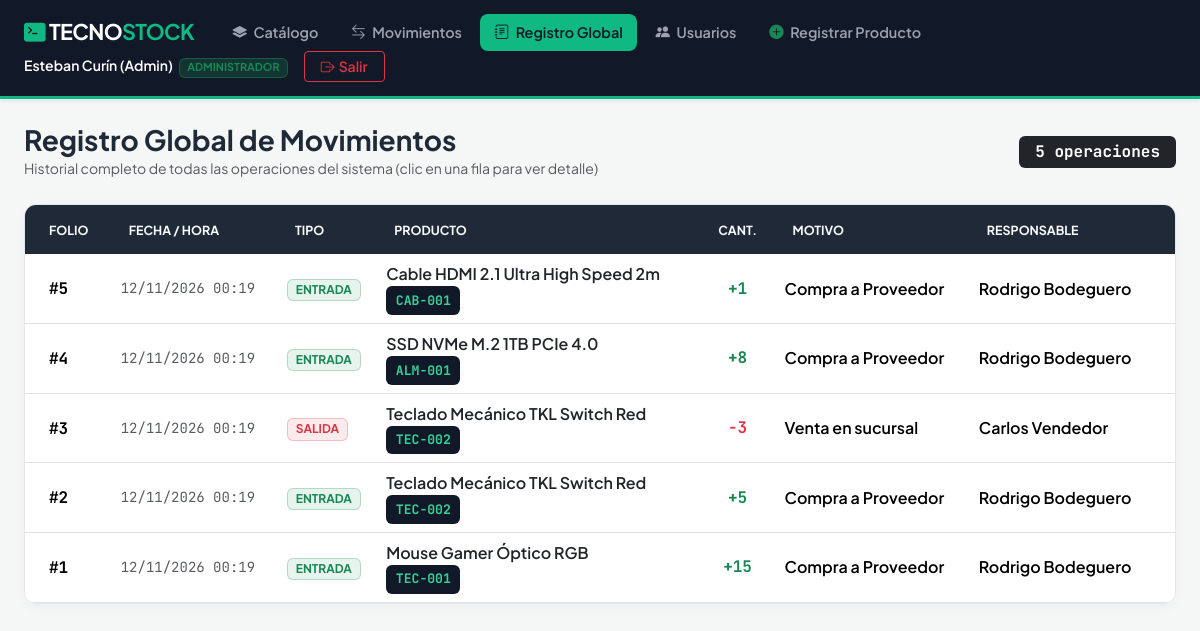
The page /historial_movimientos.php (signed in) on the database as committed earlier.
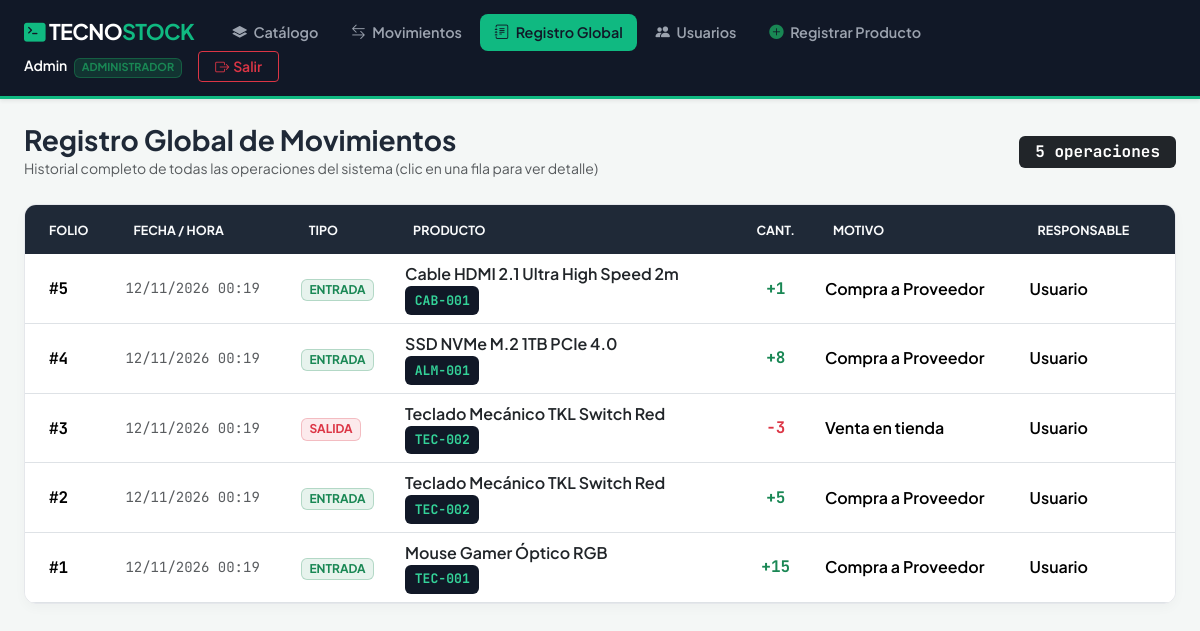
The same page on the database as committed later.
### tables this page shows
CREATE TABLE movimiento (
    id_movimiento INT AUTO_INCREMENT PRIMARY KEY,
    fecha_hora DATETIME NOT NULL DEFAULT CURRENT_TIMESTAMP,
    tipo TINYINT(1) NOT NULL CHECK (tipo IN (1, 2)),
    motivo VARCHAR(100) NOT NULL,
    cantidad INT NOT NULL CHECK (cantidad > 0),
    observacion VARCHAR(255) DEFAULT NULL,
    editado TINYINT(1) NOT NULL DEFAULT 0,
    fecha_edicion DATETIME DEFAULT NULL,
    id_producto INT NOT NULL,
    id_usuario INT NOT NULL,
    id_proveedor INT DEFAULT NULL,
    CONSTRAINT fk_movimiento_producto FOREIGN KEY (id_producto)
        REFERENCES producto(id_producto)
        ON UPDATE CASCADE
        ON DELETE RESTRICT,
    CONSTRAINT fk_movimiento_usuario FOREIGN KEY (id_usuario)
        REFERENCES usuario(id_usuario)
        ON UPDATE CASCADE
        ON DELETE RESTRICT,
    CONSTRAINT fk_movimiento_proveedor FOREIGN KEY (id_proveedor)
        REFERENCES proveedor(id_proveedor)
        ON UPDATE CASCADE
        ON DELETE RESTRICT
);

CREATE TABLE producto (
    id_producto INT AUTO_INCREMENT PRIMARY KEY,
    codigo VARCHAR(30) NOT NULL UNIQUE,
    nombre VARCHAR(120) NOT NULL,
    descripcion VARCHAR(255) DEFAULT NULL,
    imagen VARCHAR(255) DEFAULT NULL,
    precio INT NOT NULL CHECK (precio >= 0),
    stock_actual INT NOT NULL DEFAULT 0 CHECK (stock_actual >= 0),
    stock_minimo INT NOT NULL DEFAULT 0 CHECK (stock_minimo >= 0),
    estado TINYINT(1) NOT NULL DEFAULT 1,
    id_categoria INT NOT NULL,
    id_proveedor INT DEFAULT NULL,
    CONSTRAINT fk_producto_categoria FOREIGN KEY (id_categoria)
        REFERENCES categoria(id_categoria)
        ON UPDATE CASCADE
        ON DELETE RESTRICT,
    CONSTRAINT fk_producto_proveedor FOREIGN KEY (id_proveedor)
        REFERENCES proveedor(id_proveedor)
        ON UPDATE CASCADE
        ON DELETE RESTRICT
);

CREATE TABLE usuario (
    id_usuario INT AUTO_INCREMENT PRIMARY KEY,
    nombre VARCHAR(100) NOT NULL,
    correo VARCHAR(120) NOT NULL UNIQUE,
    clave VARCHAR(255) NOT NULL,
    rol TINYINT(1) NOT NULL DEFAULT 2 CHECK (rol IN (1, 2)),
    estado TINYINT(1) NOT NULL DEFAULT 1
);

### config/auth.php (called while the page is built, shortened)
<?php
function obtenerNombreRol(int $rol): string {
    return $rol === 1 ? 'Administrador' : 'Usuario';
}

### historial_movimientos.php (the view, shortened to what this page needs)
<?php
require_once 'config/conexion.php';
require_once 'config/auth.php';
$idUsuario     = (int)$_SESSION['id_usuario'];
$rolUsuario    = (int)$_SESSION['rol'];
$nombreUsuario = $_SESSION['nombre'];
$todosMovs = $pdo->query("
    SELECT m.*, p.codigo AS prod_codigo, p.nombre AS prod_nombre, p.imagen AS prod_imagen,
           u.nombre AS usuario_nombre, u.rol AS usuario_rol,
           pr.razon_social AS proveedor_nombre
    FROM movimiento m
    INNER JOIN producto p ON m.id_producto = p.id_producto
    INNER JOIN usuario u ON m.id_usuario = u.id_usuario
    LEFT JOIN proveedor pr ON m.id_proveedor = pr.id_proveedor
    ORDER BY m.fecha_hora DESC, m.id_movimiento DESC
")->fetchAll();
?>
<!DOCTYPE html>
<html lang="es">
<head>
    <link href="https://cdn.jsdelivr.net/npm/bootstrap@5.3.3/dist/css/bootstrap.min.css" rel="stylesheet">
    <link href="https://cdn.jsdelivr.net/npm/bootstrap-icons@1.11.3/font/bootstrap-icons.min.css" rel="stylesheet">
</head>
<body>
<header class="top-header sticky-top shadow-sm">
    <div class="container-fluid px-4 d-flex flex-wrap align-items-center justify-content-between">
        <div class="d-flex align-items-center gap-3 flex-wrap">
            <a href="index.php" class="brand-logo me-2"><i class="bi bi-terminal-fill brand-dot me-1"></i>TECNO<span class="brand-dot">STOCK</span></a>
            <nav class="d-flex gap-1 flex-wrap align-items-center">
                <a href="index.php" class="nav-pill-custom"><i class="bi bi-layers-fill me-1"></i> Catálogo</a>
                <a href="movimientos.php" class="nav-pill-custom"><i class="bi bi-arrow-left-right me-1"></i> Movimientos</a>
                <a href="historial_movimientos.php" class="nav-pill-custom active"><i class="bi bi-journal-text me-1"></i> Registro Global</a>
                <?php if ($rolUsuario === 1): ?>
                    <a href="usuarios.php" class="nav-pill-custom"><i class="bi bi-people-fill me-1"></i> Usuarios</a>
                    <a href="producto_form.php" class="nav-pill-custom"><i class="bi bi-plus-circle-fill me-1 text-success"></i> Registrar Producto</a>
                <?php endif; ?>
            </nav>
        </div>
        <div class="d-flex align-items-center gap-3">
            <span class="text-white small fw-semibold d-none d-md-inline">
                <?= htmlspecialchars($nombreUsuario) ?>
                <span class="badge bg-success bg-opacity-25 text-success border border-success border-opacity-50 ms-1" style="font-size: 0.68rem;">
                    <?= strtoupper(obtenerNombreRol($rolUsuario)) ?>
                </span>
            </span>
            <a href="logout.php" class="btn btn-sm btn-outline-danger px-3 fw-semibold"><i class="bi bi-box-arrow-right me-1"></i>Salir</a>
        </div>
    </div>
</header>
<main class="container-fluid px-4 py-4" style="max-width: 1400px;">
    <div class="d-flex justify-content-between align-items-center mb-4">
        <div>
            <h3 class="fw-bold mb-0">Registro Global de Movimientos</h3>
            <span class="text-muted small">Historial completo de todas las operaciones del sistema (clic en una fila para ver detalle)</span>
        </div>
        <span class="badge bg-dark fs-6 mono px-3 py-2"><?= count($todosMovs) ?> operaciones</span>
    </div>
    <div class="panel-card">
        <div class="table-responsive">
            <table class="table table-hover align-middle mb-0">
                <thead>
                    <tr>
                        <th class="ps-4">Folio</th>
                        <th>Fecha / Hora</th>
                        <th>Tipo</th>
                        <th>Producto</th>
                        <th class="text-center">Cant.</th>
                        <th>Motivo</th>
                        <th class="pe-4">Responsable</th>
                    </tr>
                </thead>
                <tbody>
                    <?php foreach ($todosMovs as $m): ?>
                        <?php $esMio = ((int)$m['id_usuario'] === $idUsuario); ?>
                        <tr class="fila-clicable" onclick='abrirDetalleMovimiento(<?= json_encode([
                            "id"            => $m["id_movimiento"],
                            "fecha"         => date("d/m/Y H:i", strtotime($m["fecha_hora"])),
                            "tipo"          => (int)$m["tipo"],
                            "codigo"        => $m["prod_codigo"],
                            "producto"      => $m["prod_nombre"],
                            "imagen"        => $m["prod_imagen"] ?? "",
                            "cantidad"      => (int)$m["cantidad"],
                            "motivo"        => $m["motivo"],
                            "obs"           => $m["observacion"] ?? "Sin observaciones",
                            "proveedor"     => $m["proveedor_nombre"] ?? "No aplica",
                            "usuario"       => $m["usuario_nombre"],
                            "es_mio"        => $esMio,
                            "editado"       => (int)$m["editado"],
                            "fecha_edicion" => $m["fecha_edicion"] ? date("d/m/Y H:i", strtotime($m["fecha_edicion"])) : ""
                        ], JSON_HEX_APOS | JSON_HEX_QUOT) ?>)'>
                            <td class="ps-4">
                                <span class="fw-bold mono">#<?= $m['id_movimiento'] ?></span>
                            </td>
                            <td class="mono small text-muted"><?= date('d/m/Y H:i', strtotime($m['fecha_hora'])) ?></td>
                            <td>
                                <?php if ((int)$m['tipo'] === 1): ?>
                                    <span class="badge bg-success bg-opacity-10 text-success border border-success border-opacity-25">ENTRADA</span>
                                <?php else: ?>
                                    <span class="badge bg-danger bg-opacity-10 text-danger border border-danger border-opacity-25">SALIDA</span>
                                <?php endif; ?>
                            </td>
                            <td>
                                <div class="fw-semibold text-dark"><?= htmlspecialchars($m['prod_nombre']) ?></div>
                                <span class="sku-tag mono"><?= htmlspecialchars($m['prod_codigo']) ?></span>
                            </td>
                            <td class="text-center fw-bold fs-6 mono <?= (int)$m['tipo'] === 1 ? 'text-success' : 'text-danger' ?>">
                                <?= (int)$m['tipo'] === 1 ? '+' : '-' ?><?= $m['cantidad'] ?>
                            </td>
                            <td class="fw-semibold"><?= htmlspecialchars($m['motivo']) ?></td>
                            <td class="pe-4">
                                <span class="fw-semibold"><?= htmlspecialchars($m['usuario_nombre']) ?></span>
                            </td>
                        </tr>
                    <?php endforeach; ?>
                </tbody>
            </table>
        </div>
    </div>
</main>
</body>
</html>

### historial_movimientos.php (style rules this page uses)
body { font-family: 'Plus Jakarta Sans', sans-serif; background-color: #f4f7f6; color: #1f2937; }
.mono { font-family: 'JetBrains Mono', monospace; }
.top-header { background-color: #111827; border-bottom: 3px solid #10b981; padding: 0.85rem 0; }
.brand-logo { font-weight: 700; font-size: 1.35rem; color: #ffffff; text-decoration: none; letter-spacing: -0.03em; }
.brand-dot { color: #10b981; }
.nav-pill-custom { color: #9ca3af; text-decoration: none; font-weight: 600; font-size: 0.9rem; padding: 0.5rem 0.9rem; border-radius: 8px; }
.nav-pill-custom.active { color: #111827; background-color: #10b981; }
.panel-card { background: #fff; border-radius: 12px; border: 1px solid #e5e7eb; box-shadow: 0 4px 12px rgba(0,0,0,0.03); overflow: hidden; }
.table thead th { background-color: #1f2937; color: #f9fafb; font-size: 0.78rem; text-transform: uppercase; padding: 0.95rem 1rem; border: none; }
.sku-tag { background-color: #111827; color: #34d399; padding: 0.28rem 0.6rem; border-radius: 6px; font-size: 0.82rem; font-weight: 700; display: inline-block; white-space: nowrap; }
.fila-clicable { cursor: pointer; transition: background 0.15s; }

Rows that differ between the two databases and show on the page:
changed through a linked row, movimiento "Cable HDMI 2.1 Ultra High Speed 2m": id_usuario.nombre "Rodrigo Bodeguero" → "Usuario"
changed through a linked row, movimiento "SSD NVMe M.2 1TB PCIe 4.0": id_usuario.nombre "Rodrigo Bodeguero" → "Usuario"
changed movimiento id 3: motivo "Venta en sucursal" → "Venta en tienda"; id_usuario.nombre "Carlos Vendedor" → "Usuario"
changed through a linked row, movimiento id 2: id_usuario.nombre "Rodrigo Bodeguero" → "Usuario"
changed through a linked row, movimiento "Mouse Gamer Óptico RGB": id_usuario.nombre "Rodrigo Bodeguero" → "Usuario"
Other text that changed with them:
$nombreUsuario: "Esteban Curín (Admin)" → "Admin"
